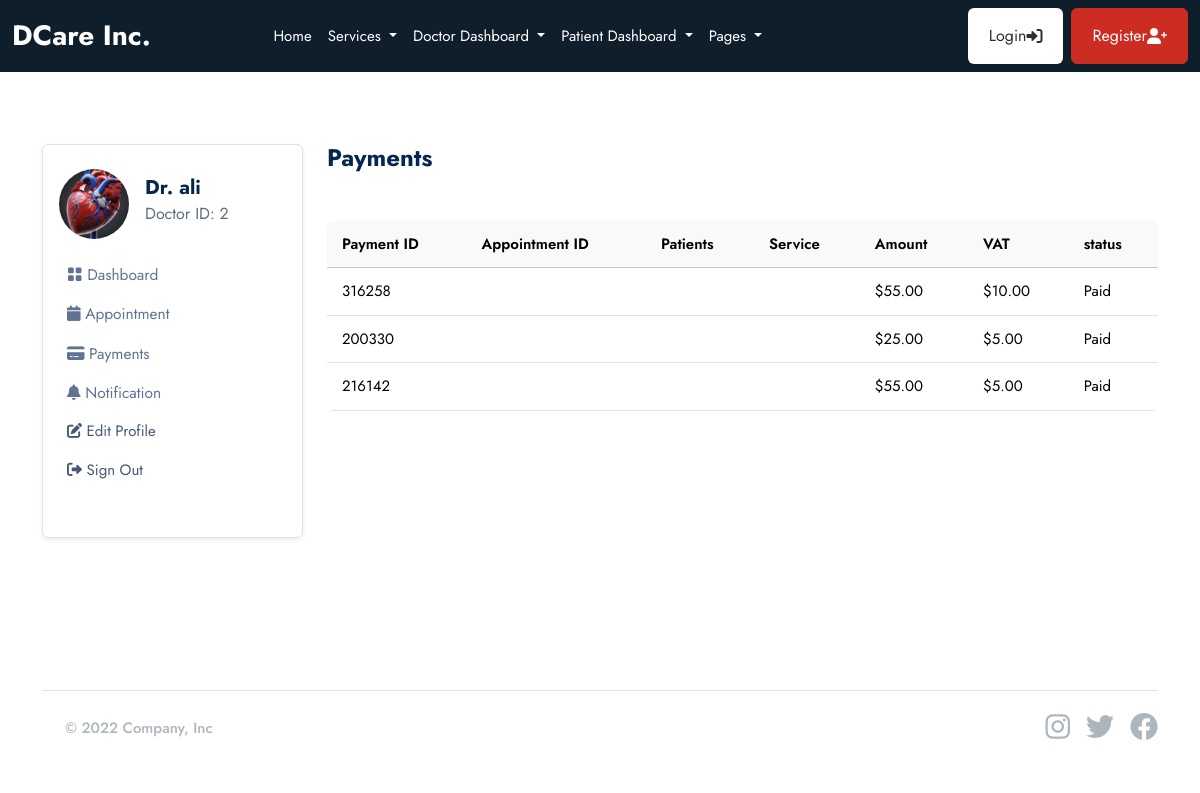
The page /doctor/payments/ (signed in) on the database its author committed.
### userauths/models.py (models this page shows, shortened)
class User(AbstractUser):
    email = models.EmailField(unique=True)
    username = models.CharField(max_length=100, null=True, blank=True)
    user_type =models.CharField(max_length=50, choices=USER_TYPE, null=True, blank=True, default=None)
    USERNAME_FIELD = "email"
    REQUIRED_FIELDS = ["username"]

### doctor/models.py (models this page shows, shortened)
class Doctor(models.Model):
    user = models.OneToOneField(userauths_models.User, on_delete=models.CASCADE)
    image = models.FileField(upload_to="images", null=True, blank=True)
    full_name = models.CharField(max_length=100, null=True, blank=True)
    mobile = models.CharField(max_length=100, null=True, blank=True)
    country = models.CharField(max_length=100, null=True, blank=True)
    bio = models.CharField(max_length=100, null=True, blank=True)
    specialization = models.CharField(max_length=100, null=True, blank=True)
    qualifications = models.CharField(max_length=100, null=True, blank=True)
    years_of_experience = models.CharField(max_length=100, null=True, blank=True)
    next_available_appointment_date = models.DateTimeField(default=timezone.now, null=True, blank=True)

### base/models.py (models this page shows, shortened)
class Billing(models.Model):
    patient = models.ForeignKey(patient_models.Patient, on_delete=models.SET_NULL, null=True, blank=True,  related_name='billings')
    appointment = models.ForeignKey(Appointment, on_delete=models.CASCADE, related_name='billing', blank=True, null=True)
    sub_total = models.DecimalField(max_digits=10, decimal_places=2)
    tax = models.DecimalField(max_digits=10, decimal_places=2)
    total = models.DecimalField(max_digits=10, decimal_places=2)
    status = models.CharField(max_length=120, choices=[('Paid', 'Paid'), ('Unpaid', 'Unpaid')])
    billing_id = ShortUUIDField(length=6, max_length=10, alphabet="1234567890")
    date = models.DateTimeField(auto_now_add=True)

### doctor/views.py (the view)
# urls.py: path("payments/", views.payments, name="payments"),
@login_required
def payments(request):
    doctor = doctor_models.Doctor.objects.get(user=request.user)
    payments = base_models.Billing.objects.filter(appointment__doctor=doctor, status="Paid")
    context = {
        "payments": payments,
    }
    return render(request, "doctor/payments.html", context)

### templates/doctor/payments.html
{% extends "partials/base.html"%} {% block content %}
<section class="pt-5 pb-5">
  <div class="container">
    <div class="row mt-0 mt-md-4">
      {% include 'doctor/sidebar.html' %}
      <div class="col-lg-9 col-md-8 col-12">
        <h4 class="mb-0 mb-4 fw-bold">Payments</h4>
        <div class="card mb-4 mt-5">
          <div class="table-responsive overflow-y-hidden">
            <table
              class="table mb-0 text-nowrap table-hover table-centered text-nowrap"
            >
              <thead class="table-light">
                <tr>
                  <th>Payment ID</th>
                  <th>Appointment ID</th>
                  <th>Patients</th>
                  <th>Service</th>
                  <th>Amount</th>
                  <th>VAT</th>
                  <th>status</th>
                </tr>
              </thead>
              <tbody>
                {% for p in payments%}
                <tr>
                  <td>{{p.billing_id}}</td>
                  <td>{{p.appointmen.appointment_id}}</td>
                  <td>{{p.appointmen.patient.full_name}}</td>
                  <td>{{p.appointmen.service.name}}</td>
                  <td>${{p.total}}</td>
                  <td>${{p.tax}}</td>
                  <td>{{p.status}}</td>
                </tr>
                {% endfor%}
              </tbody>
            </table>
          </div>
        </div>
      </div>
    </div>
  </div>
</section>
{% endblock content %}

### templates/doctor/sidebar.html (shortened to what this page needs)
<div class="col-lg-3 col-md-4 col-12">
  <nav
    class="navbar navbar-expand-md shadow-sm mb-4 mb-lg-0 sidenav border rounded"
  >
    <div class="collapse navbar-collapse p-3" id="sidenav">
      <div class="navbar-nav flex-column">
        <div class="d-flex align-items-center mb-3">
          {% if request.user.doctor.image.url %}
          <img
            src="{{request.user.doctor.image.url}}"
            alt="avatar"
            class="rounded-circle avatar-xl"
            style="width: 70px; height: 70px; object-fit: cover"
          />
          {% endif %}
          <div class="ms-3">
            <h5 class="mb-0 fw-bold">Dr. {{request.user.doctor.full_name}}</h5>
            <p class="mb-1 fs-6">Doctor ID: {{request.user.doctor.id}}</p>
          </div>
        </div>
        <ul class="list-unstyled ms-n2 mb-4">
          <li class="nav-item">
            <a class="dropdown-item nav-link" href="{% url 'doctor:dashboard'%}"
              ><i class="bi bi-grid-fill"></i> Dashboard</a
            >
          </li>
          <li class="nav-item">
            <a
              class="dropdown-item nav-link"
              href="{% url 'doctor:appointments'%}"
              ><i class="fas fa-calendar"></i> Appointment</a
            >
          </li>
          <li class="nav-item">
            <a class="dropdown-item nav-link" href="{% url 'doctor:payments'%}"
              ><i class="fas fa-credit-card"></i> Payments</a
            >
          </li>
          <li class="nav-item">
            <a
              class="dropdown-item nav-link"
              href="{% url 'doctor:notifications'%}"
              ><i class="fas fa-bell"></i> Notification</a
            >
          </li>
          <li class="nav-item">
            <a class="nav-link" href="{% url 'patient:profile'%}">
              <i class="fas fa-edit"></i> Edit Profile
            </a>
          </li>
          <li class="nav-item">
            <a class="nav-link" href=".{% url 'userauths:sign-out'%}">
              <i class="fas fa-sign-out-alt"></i> Sign Out
            </a>
          </li>
        </ul>
      </div>
    </div>
  </nav>
</div>

### rows shown on the page
User: user.doctor.image (picture), user.doctor.full_name "ali", user.doctor.id "2"
Billing: billing_id "316258", total "55.00", tax "10.00", status "Paid"
Billing: billing_id "200330", total "25.00", tax "5.00", status "Paid"
Billing: billing_id "216142", total "55.00", tax "5.00", status "Paid"
